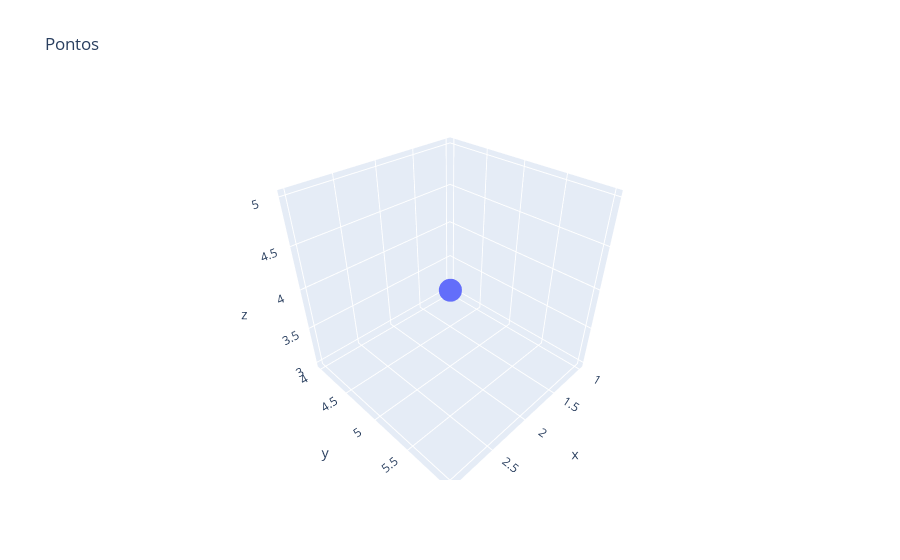

Write notebook code for a chart like this one.
### Markdown cell above
Vamos plotar tres pontos no espaço

### Code cell
px.scatter_3d(x = [1,2,3], y=[4,5,6], z=[3,4,5], title="Pontos")

### Figure 1 — Plotly figure (JSON) as saved in the notebook; plotly's stock layout.template omitted (floating-point values rounded to 4 significant figures)
{"data": [{"hovertemplate": "x=%{x}<br>y=%{y}<br>z=%{z}<extra></extra>", "legendgroup": "", "marker": {"color": "#636efa", "symbol": "circle"}, "mode": "markers", "name": "", "scene": "scene", "showlegend": false, "type": "scatter3d", "x": [1, 2, 3], "y": [4, 5, 6], "z": [3, 4, 5]}], "layout": {"legend": {"tracegroupgap": 0}, "scene": {"domain": {"x": [0, 1], "y": [0, 1]}, "xaxis": {"title": {"text": "x"}}, "yaxis": {"title": {"text": "y"}}, "zaxis": {"title": {"text": "z"}}}, "title": {"text": "Pontos"}}}
